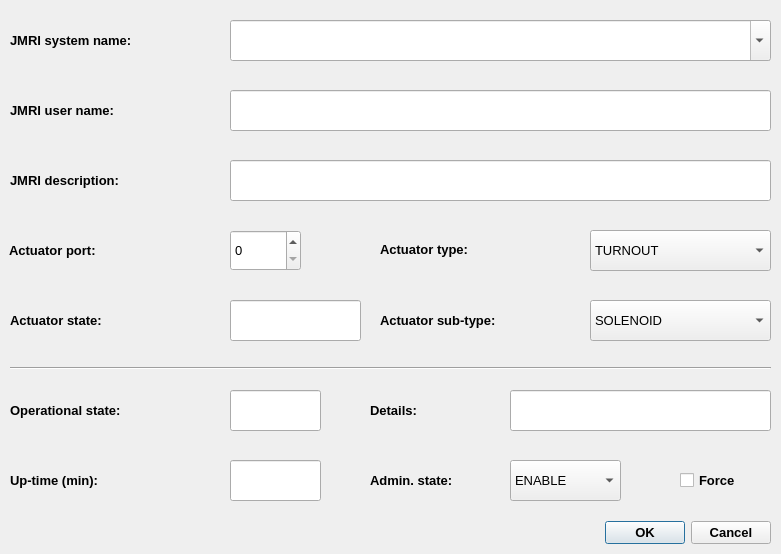
<?xml version="1.0" encoding="UTF-8"?>
<ui version="4.0">
 <class>actDialog</class>
 <widget class="QDialog" name="actDialog">
  <property name="geometry">
   <rect>
    <x>0</x>
    <y>0</y>
    <width>781</width>
    <height>554</height>
   </rect>
  </property>
  <property name="windowTitle">
   <string>Actuator</string>
  </property>
  <property name="windowIcon">
   <iconset>
    <normaloff>../icons/servo.png</normaloff>../icons/servo.png</iconset>
  </property>
  <property name="toolTip">
   <string>Tool Tip Test</string>
  </property>
  <property name="toolTipDuration">
   <number>2</number>
  </property>
  <widget class="QComboBox" name="adminStateComboBox">
   <property name="geometry">
    <rect>
     <x>510</x>
     <y>460</y>
     <width>111</width>
     <height>41</height>
    </rect>
   </property>
   <property name="font">
    <font>
     <pointsize>10</pointsize>
    </font>
   </property>
   <property name="whatsThis">
    <string>Actuator administrative state [ENABLE | DISABLE]</string>
   </property>
   <item>
    <property name="text">
     <string>ENABLE</string>
    </property>
   </item>
   <item>
    <property name="text">
     <string>DISABLE</string>
    </property>
   </item>
  </widget>
  <widget class="QLabel" name="label_3">
   <property name="geometry">
    <rect>
     <x>370</x>
     <y>460</y>
     <width>141</width>
     <height>41</height>
    </rect>
   </property>
   <property name="font">
    <font>
     <pointsize>10</pointsize>
     <weight>75</weight>
     <bold>true</bold>
    </font>
   </property>
   <property name="whatsThis">
    <string>&lt;html&gt;&lt;head/&gt;&lt;body&gt;&lt;p&gt;&lt;span style=&quot; font-weight:400;&quot;&gt;Actuator administrative state [ENABLE | DISABLE]&lt;/span&gt;&lt;/p&gt;&lt;/body&gt;&lt;/html&gt;</string>
   </property>
   <property name="text">
    <string>Admin. state:</string>
   </property>
   <property name="wordWrap">
    <bool>true</bool>
   </property>
  </widget>
  <widget class="QLabel" name="label_4">
   <property name="geometry">
    <rect>
     <x>10</x>
     <y>390</y>
     <width>221</width>
     <height>41</height>
    </rect>
   </property>
   <property name="font">
    <font>
     <pointsize>10</pointsize>
     <weight>75</weight>
     <bold>true</bold>
    </font>
   </property>
   <property name="whatsThis">
    <string>&lt;html&gt;&lt;head/&gt;&lt;body&gt;&lt;p&gt;&lt;span style=&quot; font-weight:400;&quot;&gt;Actuator operational state [AVAIL | UNAVAIL]&lt;/span&gt;&lt;/p&gt;&lt;/body&gt;&lt;/html&gt;</string>
   </property>
   <property name="text">
    <string>Operational state:</string>
   </property>
   <property name="wordWrap">
    <bool>true</bool>
   </property>
  </widget>
  <widget class="QLineEdit" name="opStateSummaryLineEdit">
   <property name="geometry">
    <rect>
     <x>230</x>
     <y>390</y>
     <width>91</width>
     <height>41</height>
    </rect>
   </property>
   <property name="font">
    <font>
     <pointsize>10</pointsize>
    </font>
   </property>
   <property name="whatsThis">
    <string>Actuator operational state [AVAIL | UNAVAIL]</string>
   </property>
   <property name="text">
    <string/>
   </property>
   <property name="readOnly">
    <bool>true</bool>
   </property>
  </widget>
  <widget class="QCheckBox" name="adminStateForceCheckBox">
   <property name="geometry">
    <rect>
     <x>680</x>
     <y>460</y>
     <width>91</width>
     <height>41</height>
    </rect>
   </property>
   <property name="font">
    <font>
     <pointsize>10</pointsize>
     <weight>75</weight>
     <bold>true</bold>
    </font>
   </property>
   <property name="whatsThis">
    <string>&lt;html&gt;&lt;head/&gt;&lt;body&gt;&lt;p&gt;&lt;span style=&quot; font-weight:400;&quot;&gt;Actuator Force Admin state change - recursively changes admin state of childs&lt;/span&gt;&lt;/p&gt;&lt;/body&gt;&lt;/html&gt;</string>
   </property>
   <property name="text">
    <string>Force</string>
   </property>
  </widget>
  <widget class="QLabel" name="label_5">
   <property name="geometry">
    <rect>
     <x>10</x>
     <y>460</y>
     <width>221</width>
     <height>41</height>
    </rect>
   </property>
   <property name="font">
    <font>
     <pointsize>10</pointsize>
     <weight>75</weight>
     <bold>true</bold>
    </font>
   </property>
   <property name="whatsThis">
    <string>&lt;html&gt;&lt;head/&gt;&lt;body&gt;&lt;p&gt;&lt;span style=&quot; font-weight:400;&quot;&gt;Actuator uptime - time sinse previous satelite start&lt;/span&gt;&lt;/p&gt;&lt;/body&gt;&lt;/html&gt;</string>
   </property>
   <property name="text">
    <string>Up-time (min):</string>
   </property>
  </widget>
  <widget class="QLineEdit" name="upTimeLineEdit">
   <property name="geometry">
    <rect>
     <x>230</x>
     <y>460</y>
     <width>91</width>
     <height>41</height>
    </rect>
   </property>
   <property name="font">
    <font>
     <pointsize>10</pointsize>
    </font>
   </property>
   <property name="whatsThis">
    <string>Actuator uptime - time sinse previous satelite start</string>
   </property>
   <property name="text">
    <string/>
   </property>
   <property name="readOnly">
    <bool>true</bool>
   </property>
   <property name="clearButtonEnabled">
    <bool>false</bool>
   </property>
  </widget>
  <widget class="QDialogButtonBox" name="confirmButtonBox">
   <property name="geometry">
    <rect>
     <x>600</x>
     <y>512</y>
     <width>171</width>
     <height>41</height>
    </rect>
   </property>
   <property name="font">
    <font>
     <pointsize>10</pointsize>
     <weight>75</weight>
     <bold>true</bold>
    </font>
   </property>
   <property name="standardButtons">
    <set>QDialogButtonBox::Cancel|QDialogButtonBox::Ok</set>
   </property>
  </widget>
  <widget class="QLabel" name="label_9">
   <property name="geometry">
    <rect>
     <x>370</x>
     <y>390</y>
     <width>141</width>
     <height>41</height>
    </rect>
   </property>
   <property name="font">
    <font>
     <pointsize>10</pointsize>
     <weight>75</weight>
     <bold>true</bold>
    </font>
   </property>
   <property name="whatsThis">
    <string>&lt;html&gt;&lt;head/&gt;&lt;body&gt;&lt;p&gt;&lt;span style=&quot; font-weight:400;&quot;&gt;Actuator detailed operational state [INIT | DISABLE | CBL | ERRSEC | FAIL]&lt;/span&gt;&lt;/p&gt;&lt;/body&gt;&lt;/html&gt;</string>
   </property>
   <property name="text">
    <string>Details:</string>
   </property>
  </widget>
  <widget class="QLineEdit" name="opStateDetailLineEdit">
   <property name="geometry">
    <rect>
     <x>510</x>
     <y>390</y>
     <width>261</width>
     <height>41</height>
    </rect>
   </property>
   <property name="font">
    <font>
     <pointsize>10</pointsize>
    </font>
   </property>
   <property name="whatsThis">
    <string>Actuator detailed operational state [INIT | DISABLE | CBL | ERRSEC | FAIL]</string>
   </property>
   <property name="text">
    <string/>
   </property>
   <property name="readOnly">
    <bool>true</bool>
   </property>
  </widget>
  <widget class="QLabel" name="label_13">
   <property name="geometry">
    <rect>
     <x>380</x>
     <y>229</y>
     <width>201</width>
     <height>41</height>
    </rect>
   </property>
   <property name="font">
    <font>
     <pointsize>10</pointsize>
     <weight>75</weight>
     <bold>true</bold>
    </font>
   </property>
   <property name="whatsThis">
    <string>&lt;html&gt;&lt;head/&gt;&lt;body&gt;&lt;p&gt;&lt;span style=&quot; font-weight:400;&quot;&gt;Actuator type&lt;/span&gt;&lt;/p&gt;&lt;/body&gt;&lt;/html&gt;</string>
   </property>
   <property name="text">
    <string>Actuator type:</string>
   </property>
  </widget>
  <widget class="QLabel" name="label_14">
   <property name="geometry">
    <rect>
     <x>10</x>
     <y>20</y>
     <width>221</width>
     <height>41</height>
    </rect>
   </property>
   <property name="font">
    <font>
     <pointsize>10</pointsize>
     <weight>75</weight>
     <bold>true</bold>
    </font>
   </property>
   <property name="whatsThis">
    <string>&lt;html&gt;&lt;head/&gt;&lt;body&gt;&lt;p&gt;&lt;span style=&quot; font-weight:400;&quot;&gt;JMRI provided actuator system name&lt;/span&gt;&lt;/p&gt;&lt;/body&gt;&lt;/html&gt;</string>
   </property>
   <property name="text">
    <string>JMRI system name:</string>
   </property>
   <property name="wordWrap">
    <bool>true</bool>
   </property>
  </widget>
  <widget class="QLabel" name="label_15">
   <property name="geometry">
    <rect>
     <x>10</x>
     <y>90</y>
     <width>221</width>
     <height>41</height>
    </rect>
   </property>
   <property name="font">
    <font>
     <pointsize>10</pointsize>
     <weight>75</weight>
     <bold>true</bold>
    </font>
   </property>
   <property name="whatsThis">
    <string>&lt;html&gt;&lt;head/&gt;&lt;body&gt;&lt;p&gt;&lt;span style=&quot; font-weight:400;&quot;&gt;JMRI provided actuator user name&lt;/span&gt;&lt;/p&gt;&lt;/body&gt;&lt;/html&gt;</string>
   </property>
   <property name="text">
    <string>JMRI user name:</string>
   </property>
   <property name="wordWrap">
    <bool>true</bool>
   </property>
  </widget>
  <widget class="QLineEdit" name="JMRIUserNameLineEdit">
   <property name="geometry">
    <rect>
     <x>230</x>
     <y>90</y>
     <width>541</width>
     <height>41</height>
    </rect>
   </property>
   <property name="font">
    <font>
     <pointsize>10</pointsize>
    </font>
   </property>
   <property name="whatsThis">
    <string>JMRI provided actuator user name</string>
   </property>
   <property name="text">
    <string/>
   </property>
   <property name="readOnly">
    <bool>false</bool>
   </property>
  </widget>
  <widget class="QLineEdit" name="actStateLineEdit">
   <property name="geometry">
    <rect>
     <x>230</x>
     <y>300</y>
     <width>131</width>
     <height>41</height>
    </rect>
   </property>
   <property name="font">
    <font>
     <pointsize>10</pointsize>
    </font>
   </property>
   <property name="whatsThis">
    <string>Current actuator state</string>
   </property>
   <property name="text">
    <string/>
   </property>
   <property name="readOnly">
    <bool>true</bool>
   </property>
  </widget>
  <widget class="QLabel" name="label_7">
   <property name="geometry">
    <rect>
     <x>10</x>
     <y>300</y>
     <width>221</width>
     <height>41</height>
    </rect>
   </property>
   <property name="font">
    <font>
     <pointsize>10</pointsize>
     <weight>75</weight>
     <bold>true</bold>
    </font>
   </property>
   <property name="whatsThis">
    <string>&lt;html&gt;&lt;head/&gt;&lt;body&gt;&lt;p&gt;&lt;span style=&quot; font-weight:400;&quot;&gt;Current actuator state&lt;/span&gt;&lt;/p&gt;&lt;/body&gt;&lt;/html&gt;</string>
   </property>
   <property name="text">
    <string>Actuator state:</string>
   </property>
  </widget>
  <widget class="QLabel" name="label_18">
   <property name="geometry">
    <rect>
     <x>10</x>
     <y>160</y>
     <width>221</width>
     <height>41</height>
    </rect>
   </property>
   <property name="font">
    <font>
     <pointsize>10</pointsize>
     <weight>75</weight>
     <bold>true</bold>
    </font>
   </property>
   <property name="whatsThis">
    <string>&lt;html&gt;&lt;head/&gt;&lt;body&gt;&lt;p&gt;&lt;span style=&quot; font-weight:400;&quot;&gt;JMRI provided actuator description&lt;/span&gt;&lt;/p&gt;&lt;/body&gt;&lt;/html&gt;</string>
   </property>
   <property name="text">
    <string>JMRI description:</string>
   </property>
   <property name="wordWrap">
    <bool>true</bool>
   </property>
  </widget>
  <widget class="QLineEdit" name="JMRIDescriptionLineEdit">
   <property name="geometry">
    <rect>
     <x>230</x>
     <y>160</y>
     <width>541</width>
     <height>41</height>
    </rect>
   </property>
   <property name="font">
    <font>
     <pointsize>10</pointsize>
    </font>
   </property>
   <property name="whatsThis">
    <string>JMRI provided actuator description</string>
   </property>
   <property name="text">
    <string/>
   </property>
   <property name="readOnly">
    <bool>false</bool>
   </property>
  </widget>
  <widget class="QLabel" name="label_17">
   <property name="geometry">
    <rect>
     <x>9</x>
     <y>230</y>
     <width>221</width>
     <height>41</height>
    </rect>
   </property>
   <property name="font">
    <font>
     <pointsize>10</pointsize>
     <weight>75</weight>
     <bold>true</bold>
    </font>
   </property>
   <property name="whatsThis">
    <string>&lt;html&gt;&lt;head/&gt;&lt;body&gt;&lt;p&gt;&lt;span style=&quot; font-weight:400;&quot;&gt;Actuator port&lt;/span&gt;&lt;/p&gt;&lt;/body&gt;&lt;/html&gt;</string>
   </property>
   <property name="text">
    <string>Actuator port:</string>
   </property>
   <property name="wordWrap">
    <bool>true</bool>
   </property>
  </widget>
  <widget class="QComboBox" name="actTypeComboBox">
   <property name="geometry">
    <rect>
     <x>590</x>
     <y>230</y>
     <width>181</width>
     <height>41</height>
    </rect>
   </property>
   <property name="font">
    <font>
     <pointsize>10</pointsize>
    </font>
   </property>
   <property name="whatsThis">
    <string>Actuator type</string>
   </property>
   <item>
    <property name="text">
     <string>TURNOUT</string>
    </property>
   </item>
   <item>
    <property name="text">
     <string>LIGHT</string>
    </property>
   </item>
   <item>
    <property name="text">
     <string>MEMORY</string>
    </property>
   </item>
   <item>
    <property name="text">
     <string/>
    </property>
   </item>
   <item>
    <property name="text">
     <string/>
    </property>
   </item>
   <item>
    <property name="text">
     <string/>
    </property>
   </item>
   <item>
    <property name="text">
     <string/>
    </property>
   </item>
  </widget>
  <widget class="Line" name="line">
   <property name="geometry">
    <rect>
     <x>10</x>
     <y>360</y>
     <width>761</width>
     <height>16</height>
    </rect>
   </property>
   <property name="orientation">
    <enum>Qt::Horizontal</enum>
   </property>
  </widget>
  <widget class="QSpinBox" name="actPortSpinBox">
   <property name="geometry">
    <rect>
     <x>230</x>
     <y>230</y>
     <width>71</width>
     <height>41</height>
    </rect>
   </property>
   <property name="font">
    <font>
     <pointsize>10</pointsize>
    </font>
   </property>
   <property name="whatsThis">
    <string>Actuator port</string>
   </property>
   <property name="prefix">
    <string/>
   </property>
   <property name="maximum">
    <number>3</number>
   </property>
  </widget>
  <widget class="QComboBox" name="actSubTypeComboBox">
   <property name="geometry">
    <rect>
     <x>590</x>
     <y>300</y>
     <width>181</width>
     <height>41</height>
    </rect>
   </property>
   <property name="font">
    <font>
     <pointsize>10</pointsize>
    </font>
   </property>
   <property name="whatsThis">
    <string>Actuator type</string>
   </property>
   <item>
    <property name="text">
     <string>SOLENOID</string>
    </property>
   </item>
   <item>
    <property name="text">
     <string>SERVO</string>
    </property>
   </item>
   <item>
    <property name="text">
     <string>PWM</string>
    </property>
   </item>
   <item>
    <property name="text">
     <string>ONOFF</string>
    </property>
   </item>
   <item>
    <property name="text">
     <string>PULSE</string>
    </property>
   </item>
  </widget>
  <widget class="QLabel" name="label_16">
   <property name="geometry">
    <rect>
     <x>380</x>
     <y>300</y>
     <width>201</width>
     <height>41</height>
    </rect>
   </property>
   <property name="font">
    <font>
     <pointsize>10</pointsize>
     <weight>75</weight>
     <bold>true</bold>
    </font>
   </property>
   <property name="whatsThis">
    <string>&lt;html&gt;&lt;head/&gt;&lt;body&gt;&lt;p&gt;&lt;span style=&quot; font-weight:400;&quot;&gt;Actuator type&lt;/span&gt;&lt;/p&gt;&lt;/body&gt;&lt;/html&gt;</string>
   </property>
   <property name="text">
    <string>Actuator sub-type:</string>
   </property>
  </widget>
  <widget class="QComboBox" name="JMRISystemNameComboBox">
   <property name="geometry">
    <rect>
     <x>230</x>
     <y>20</y>
     <width>541</width>
     <height>41</height>
    </rect>
   </property>
   <property name="font">
    <font>
     <pointsize>10</pointsize>
    </font>
   </property>
   <property name="whatsThis">
    <string>JMRI provided actuator system name</string>
   </property>
   <property name="editable">
    <bool>true</bool>
   </property>
  </widget>
 </widget>
 <resources/>
 <connections/>
</ui>
